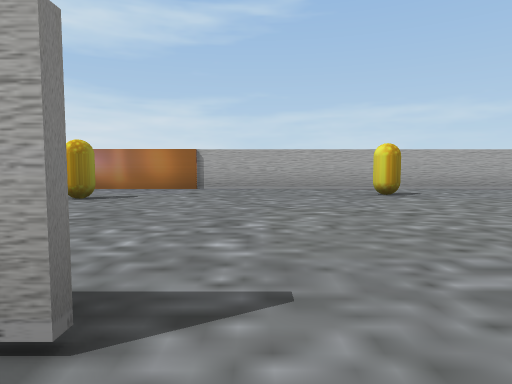
[1] (above)

18 first-person views from a walk through a Unity game level. The camera is 0.51 m above the floor, tilts 4° down and sees 75° across. The floor is counted in squares, 1 m on a side. Each view is taken from the middle of a square. On the plan, view 1 faces up. The plan holds only what a view shows up to about 9 squares ahead; the rest is blank. The player is left out.

[2]
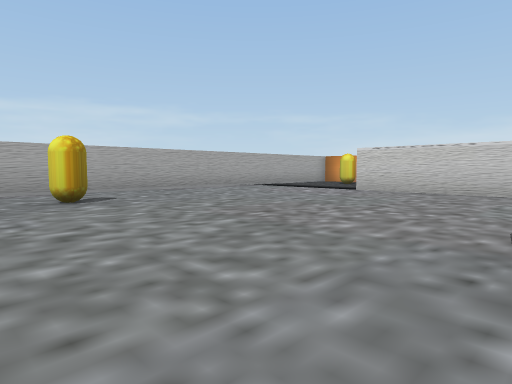

[3]
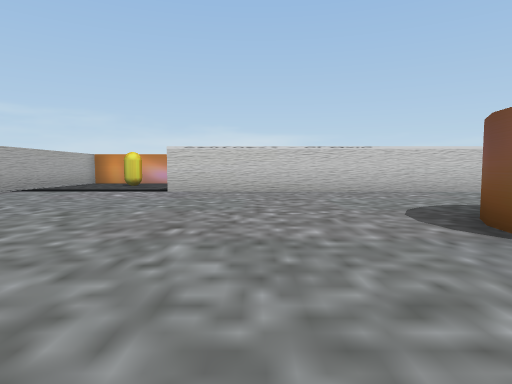

[4]
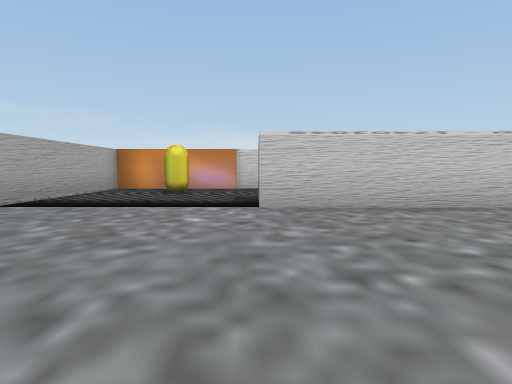

[5]
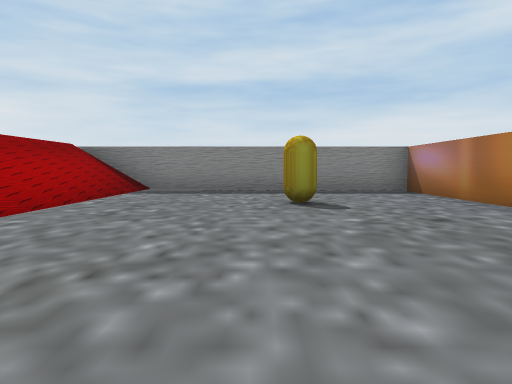

[6]
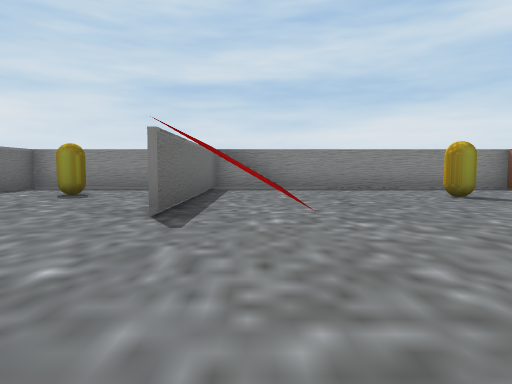

[7]
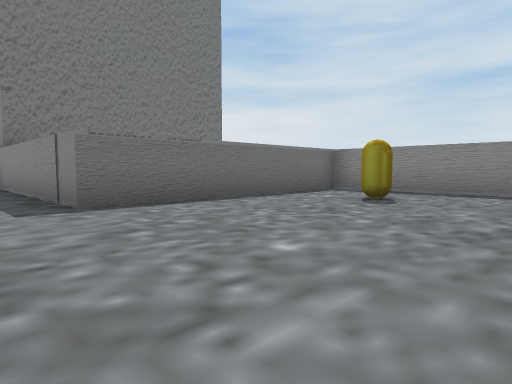

[8]
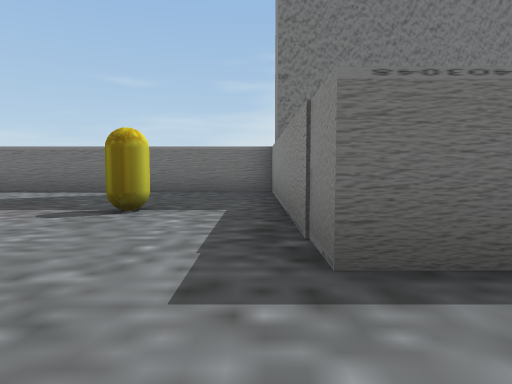

[9]
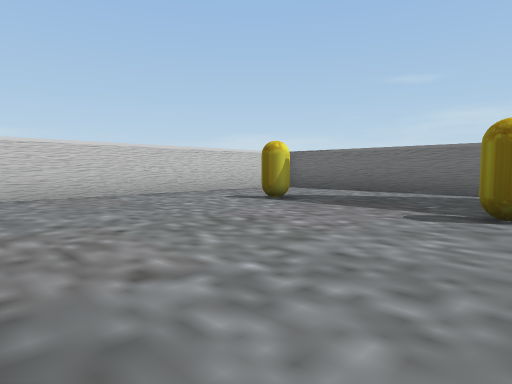

[10]
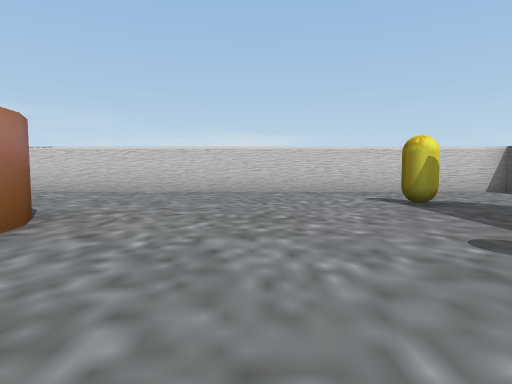

[11]
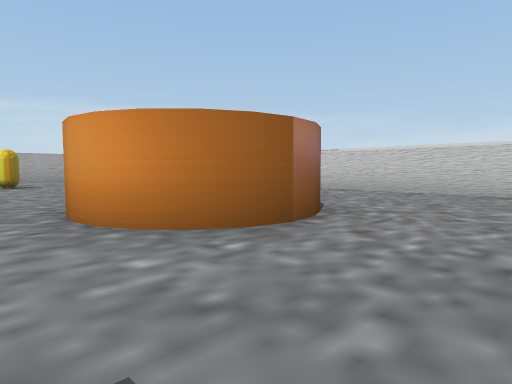

[12]
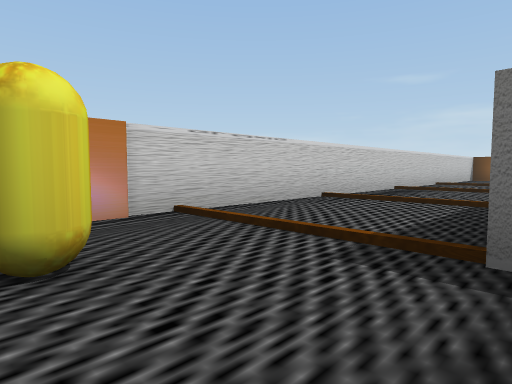

[13]
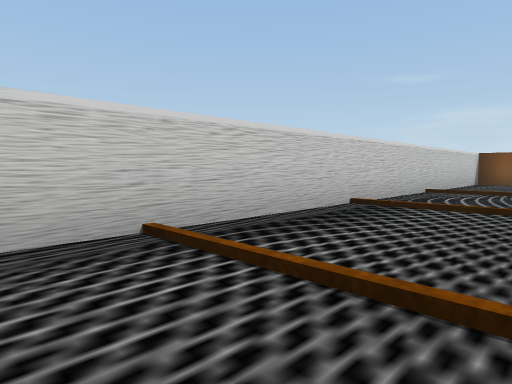

[14]
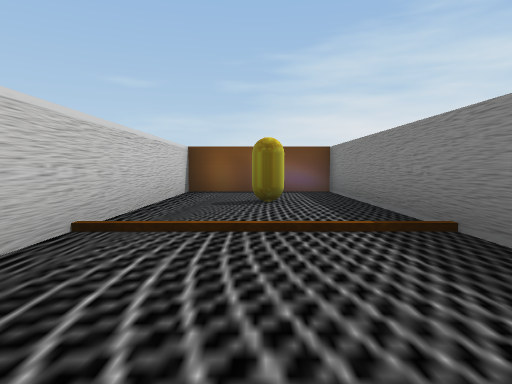

[15]
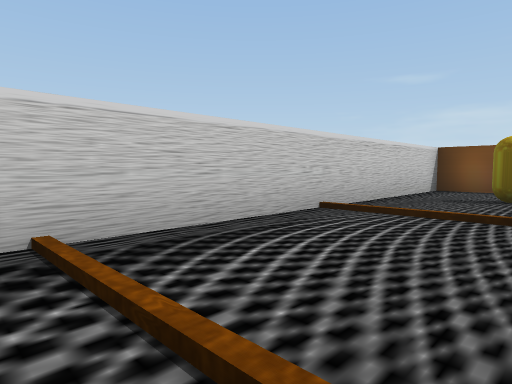

[16]
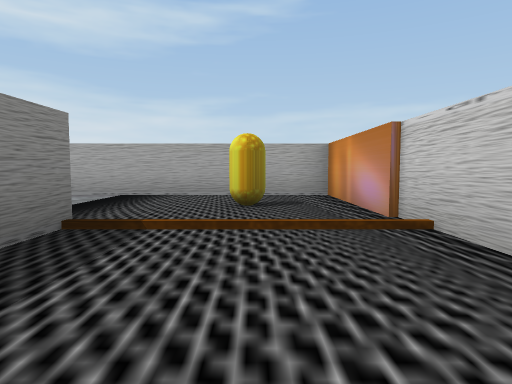

[17]
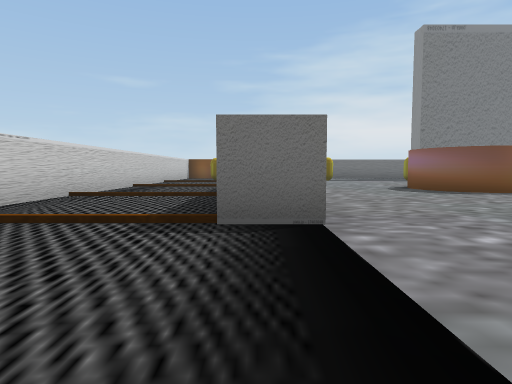

[18]
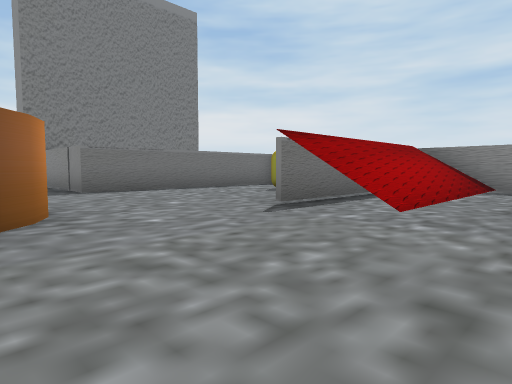

### Floor plan
Key: @ floor where view 1 was taken; # wall or solid block; . floor; / step, stairs or slope; ^ raised ledge; O other object.
Columns run from 6 left of view 1 to 13 right of it. Each row starts with its distance up from view 1.
  9 ####################
  8 #..................#
  7 #................O.#
  6 #..O.....O.........#
  5 #..................#
  4 #..............#...#
  3 #..............#...#
  2 ^/////.........#...#
  1 ^ ///#...##....#...#
  0 #.....@.####...#...#
 -1 #.......####...#...#
 -2 #..O.....##....#...#
 -3 #..............#...#
 -4 #######........#...#
 -5       #........#...#
 -6       #..O..O..#...#
 -7       #........#.O.#
 -8       #........#...#
 -9       #........#...#
-10       ##############

Positions as (right, up) in squares from view 1, and headings:
1: (0, 0), facing up
2: (1, 1), facing up-right
3: (1, 3), facing right
4: (4, 5), facing right
5: (2, 5), facing left
6: (3, 2), facing left
7: (2, 1), facing down-left
8: (1, -2), facing down
9: (2, -2), facing down-right
10: (1, -4), facing right
11: (1, -4), facing up-right
12: (9, 7), facing down-right
13: (10, 3), facing down-right
14: (11, -2), facing down
15: (10, -1), facing down-right
16: (11, 2), facing up
17: (9, 8), facing down
18: (3, 4), facing down-left
